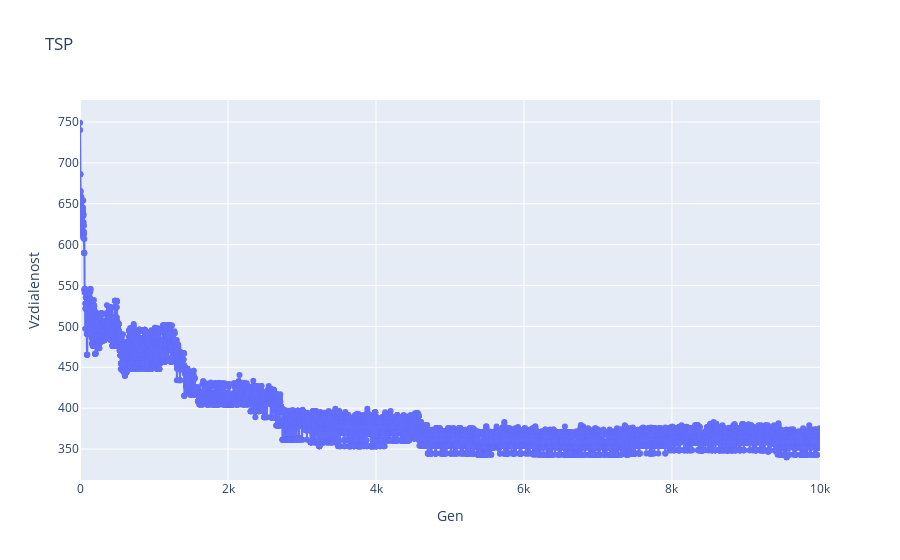

This figure's notebook cell:
### Code cell
import numpy as np
import math
import matplotlib.pyplot as plt
import plotly.graph_objects as go
import libs.genetic_all as ga

numgen = 10000
lpop = 50
lstring   = 20
B = [[0, 0], [77,68], [12,75], [32,17], [51,64], [20,19], [72,87], [80,37], [35,82], [2,15], [18,90], [33,50], [85,52], [97,27], [37,67], [20,82], [49,0], [62,14], [7,60], [100, 100]]
M = 500
Space = np.array([np.ones(lstring) * (-M), np.ones(lstring) * M])
Delta = Space[1, :] / 1000.0

def fitness(road):
  f = 0
  for i in range(0, len(road)-1):
    x, y = int(road[i]), int(road[i+1])
    Dis = math.sqrt(((B[y][0] - B[x][0])**2) + ((B[y][1] - B[x][1])**2))
    f += Dis
  return f

def min_fitness(Fit):
  min_f = min(Fit)
  fit.append(min_f)

def basicGA(Pop, Fit):
  Best,_ = ga.selbest(Pop, Fit, [1, 1, 1])
  Old,_ = ga.selran(Pop, Fit, 47)
  ga.swapgen(Old, 0.20)
  ga.swappart(Best, 0.20)
  Pop = np.vstack((Old, Best))
  return Pop

zeros = np.zeros(900)
Pop = zeros.reshape(50, 18)

for i in range(lpop) :
  Pop[i, :] = np.random.permutation([1,2,3,4,5,6,7,8,9,10,11,12,13,14,15,16,17,18])

fit = []
evo = []

for gen in range(1, numgen+1):
  Fit = [fitness(perm) for perm in Pop]
  min_fitness(Fit)
  evo.append(min(Fit))
  Pop = basicGA(Pop, Fit)

generations = list(range(numgen + 1))
FitMin = min(fit)
print(f'FitMin: {FitMin}')

gg = go.Figure()
gg.add_trace(go.Scatter(y=fit, mode='lines+markers', name='Fitness Value', hovertemplate='Generation: %{x}<br>Fitness: %{y}'))
gg.update_layout(title="TSP", xaxis_title="Gen", yaxis_title="Vzdialenost", xaxis_range=[0-1, numgen+1], hovermode="closest")
gg.show()

best = Pop[np.argmin(Fit)]
plt.figure(figsize=(8, 6))
plt.plot([0, B[int(best[0])][0]], [0, B[int(best[0])][1]], 'g--')

for i, point in enumerate(B):
    plt.plot(point[0], point[1], 'bo')
    plt.text(point[0], point[1], f'{i}', ha='right')

for i in range(len(best) - 1): 
    start = B[int(best[i])]
    end = B[int(best[i + 1])]
    plt.plot([start[0], end[0]], [start[1], end[1]], 'r-')

plt.plot([B[int(best[-1])][0], 100], [B[int(best[-1])][1], 100], 'g--')

plt.title("TSP")
plt.xlabel("X")
plt.ylabel("Y")
plt.grid(True)
plt.tight_layout()
plt.show()

### Figure 1 — Plotly figure (JSON) as saved in the notebook; plotly's stock layout.template omitted (floating-point values rounded to 4 significant figures; data arrays with more than 128 entries replaced by an {"elided": "..."} marker saying what was removed)
{"data": [{"hovertemplate": "Generation: %{x}<br>Fitness: %{y}", "mode": "lines+markers", "name": "Fitness Value", "type": "scatter", "y": {"elided": "10000 float values"}}], "layout": {"hovermode": "closest", "title": {"text": "TSP"}, "xaxis": {"range": [-1, 10001], "title": {"text": "Gen"}}, "yaxis": {"title": {"text": "Vzdialenost"}}}}
